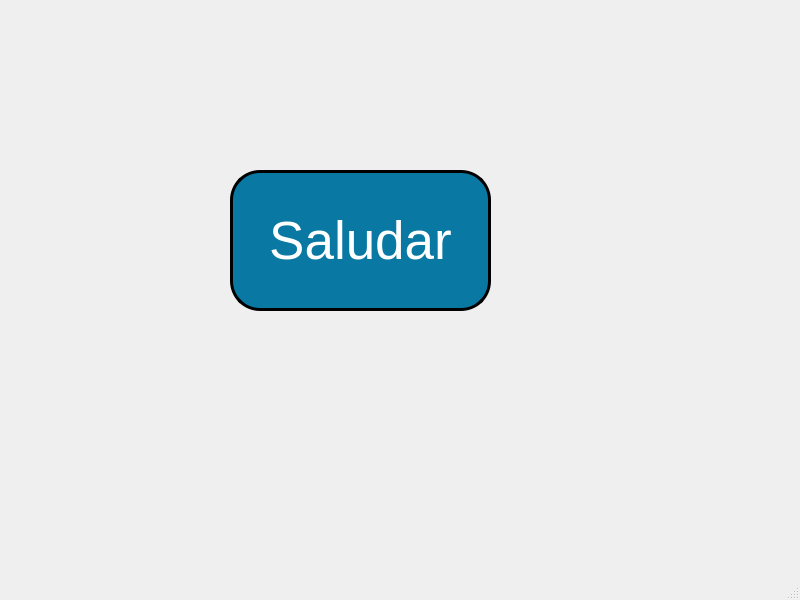
<?xml version="1.0" encoding="UTF-8"?>
<ui version="4.0">
 <class>MainWindow</class>
 <widget class="QMainWindow" name="MainWindow">
  <property name="geometry">
   <rect>
    <x>0</x>
    <y>0</y>
    <width>800</width>
    <height>600</height>
   </rect>
  </property>
  <property name="windowTitle">
   <string>MainWindow</string>
  </property>
  <widget class="QWidget" name="centralwidget">
   <widget class="QPushButton" name="btn_saludar">
    <property name="geometry">
     <rect>
      <x>230</x>
      <y>170</y>
      <width>261</width>
      <height>141</height>
     </rect>
    </property>
    <property name="font">
     <font>
      <pointsize>40</pointsize>
     </font>
    </property>
    <property name="styleSheet">
     <string notr="true">background-color:rgb(9,121,163);
color:rgb(255,255,255);
border-radius: 30px;
border: 3px solid black;</string>
    </property>
    <property name="text">
     <string>Saludar</string>
    </property>
   </widget>
  </widget>
  <widget class="QMenuBar" name="menubar">
   <property name="geometry">
    <rect>
     <x>0</x>
     <y>0</y>
     <width>800</width>
     <height>26</height>
    </rect>
   </property>
  </widget>
  <widget class="QStatusBar" name="statusbar"/>
 </widget>
 <resources/>
 <connections/>
</ui>
